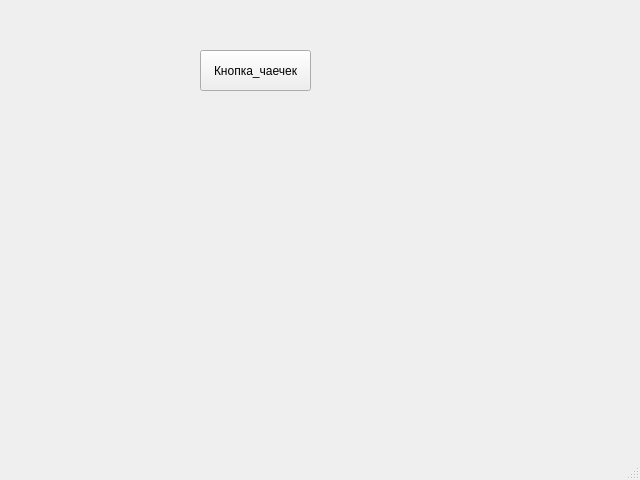
<?xml version="1.0" encoding="UTF-8"?>
<ui version="4.0">
    <class>git_and_yellow_circle</class>
    <widget class="QMainWindow" name="git_and_yellow_circle">
        <property name="geometry">
            <rect>
                <x>0</x>
                <y>0</y>
                <width>640</width>
                <height>480</height>
            </rect>
        </property>
        <property name="windowTitle">
            <string>MainWindow</string>
        </property>
        <widget class="QWidget" name="centralwidget">
            <widget class="QPushButton" name="pushButton">
                <property name="geometry">
                    <rect>
                        <x>200</x>
                        <y>50</y>
                        <width>111</width>
                        <height>41</height>
                    </rect>
                </property>
                <property name="text">
                    <string>Кнопка_чаечек</string>
                </property>
            </widget>
        </widget>
        <widget class="QStatusBar" name="statusbar"/>
    </widget>
    <resources/>
    <connections/>
</ui>
